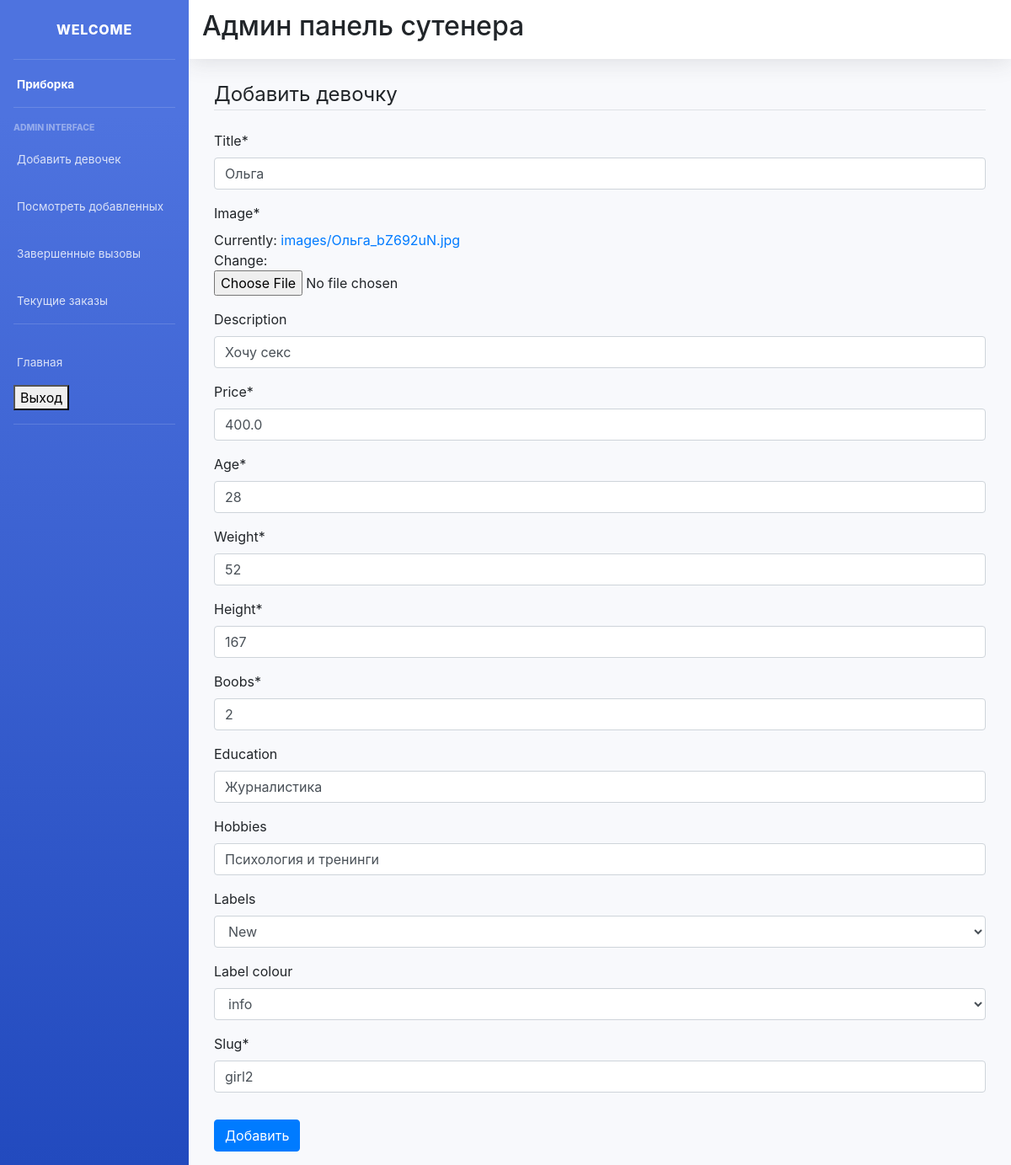
The page /item-update/girl2/ (signed in) on the database its author committed.
### main/models.py (models this page shows, shortened)
class Item(models.Model):
    LABELS = (
        ('Bestseller', 'Bestseller'),
        ('New', 'New'),
        ('Hot🔥', 'Hot🔥'),
    )
    LABEL_COLOUR = (
        ('danger', 'danger'),
        ('success', 'success'),
        ('primary', 'primary'),
        ('info', 'info'),
        ('warning', 'warning'),
    )
    title = models.CharField(max_length=150)
    description = models.CharField(max_length=250,blank=True)
    price = models.FloatField()
    age = models.IntegerField(default=0)
    weight = models.IntegerField(default=0)
    boobs = models.IntegerField(default=0)
    height = models.IntegerField(default=0)
    education = models.CharField(max_length=250, blank=True)
    hobbies = models.CharField(max_length=250, blank=True)
    image = models.ImageField(default='default.png', upload_to='images/')
    labels = models.CharField(max_length=25, choices=LABELS, blank=True)
    label_colour = models.CharField(max_length=15, choices=LABEL_COLOUR, blank=True)
    slug = models.SlugField(default="girl")
    created_by = models.ForeignKey(User, on_delete=models.CASCADE)

### main/views.py (the view, shortened to what this page needs)
# urls.py: path('item-update/<slug>/', ItemUpdateView.as_view(), name='item-update'),
class ItemUpdateView(LoginRequiredMixin, UserPassesTestMixin, UpdateView):
    model = Item
    fields = ['title', 'image', 'description', 'price', 'age', 'weight', 'height', 'boobs','education', 'hobbies', 'labels', 'label_colour', 'slug']
    def test_func(self):
        item = self.get_object()
        if self.request.user == item.created_by:
            return True
        return False

### main/templates/main/item_form.html (shortened to what this page needs)
{% extends "main/layout2.html" %}
{% load crispy_forms_tags %}
{% block content %}
<div class="form">
    <div class="container">
        <div class="row">
            <div class="col-sm-12">
                <form method="POST" enctype="multipart/form-data">
                    <fieldset class="form-group">
                        <legend class="border-bottom mb-4">Добавить девочку</legend>
                        {{ form|crispy }}
                    </fieldset>
                    <div class="form-group">
                        <button class="btn btn-primary" type="submit">Добавить</button>
                    </div>
                </form>
            </div>
        </div>
    </div>
</div>
{% endblock content %}

### rows shown on the page
Item: title "Ольга", description "Хочу секс", price "400.0", age "28", weight "52", height "167", boobs "2", education "Журналистика", hobbies "Психология и тренинги", labels "New", label_colour "info", slug "girl2"
